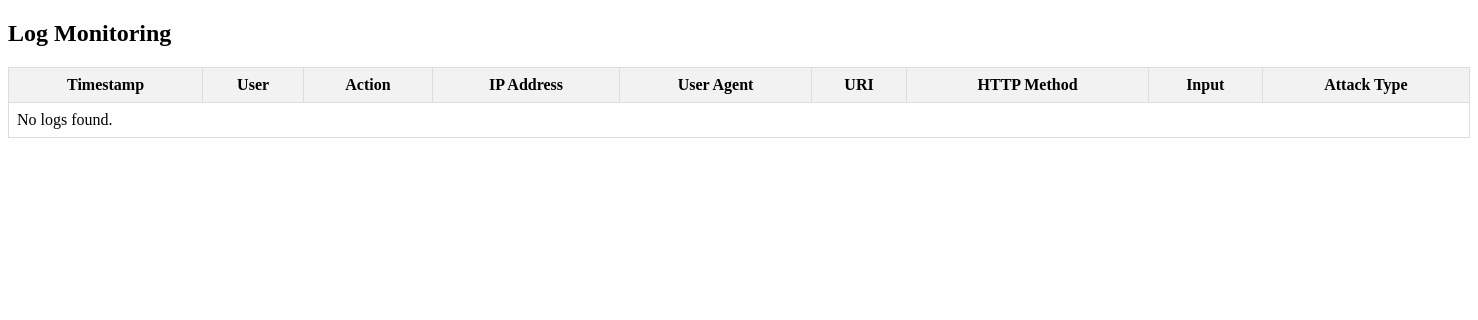
Before: /logs/ with the older database file.
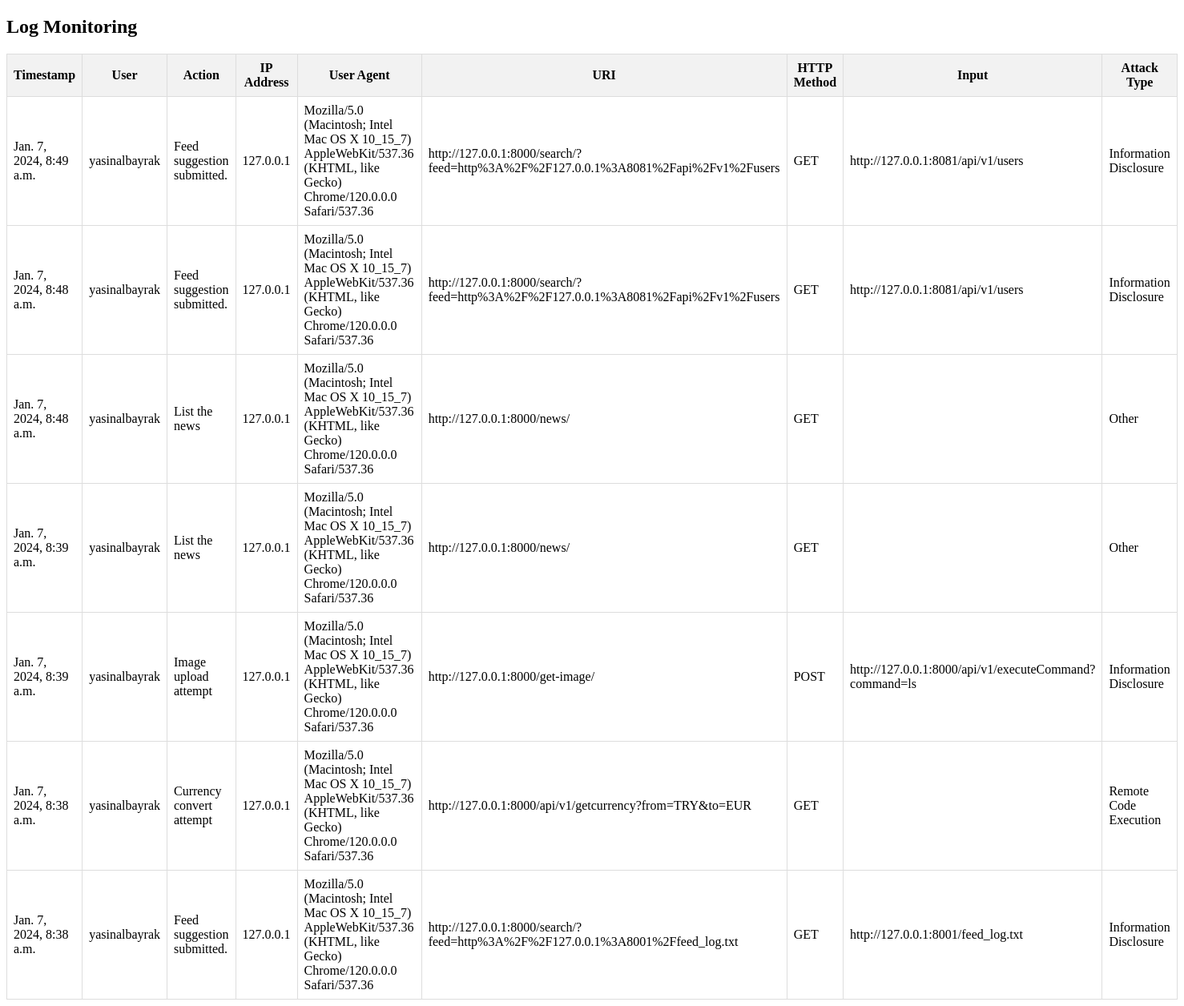
After: the same page with the newer database file.
### russianNews/models.py (models this page shows, shortened)
class LogEntry(models.Model):
    ATTACK_TYPES = [
        ('PS', 'Port Scan'),
        ('ID', 'Information Disclosure'),
        ('RCE', 'Remote Code Execution'),
        ('OTH', 'Other')
    ]
    created_at = models.DateTimeField(auto_now_add=True)
    user = models.ForeignKey(settings.AUTH_USER_MODEL, on_delete=models.SET_NULL, null=True, blank=True)
    action = models.CharField(max_length=255, null=True)
    ip_address = models.GenericIPAddressField(null=True)
    user_agent = models.TextField(null=True)
    absolute_uri = models.URLField(null=True)
    http_method = models.CharField(max_length=10, null=True)
    input = models.CharField(max_length=255, null=True)
    attackType = models.CharField(max_length=3, choices=ATTACK_TYPES, blank=True, null=True)

class User(AbstractBaseUser, PermissionsMixin):
    ADMIN = 'admin'
    USER = 'user'
    ROLE_CHOICES = [
        (ADMIN, 'Admin'),
        (USER, 'User'),
    ]
    firstname = models.CharField(max_length=100)
    lastname = models.CharField(max_length=100)
    username = models.CharField(max_length=100, unique=True)
    password = models.CharField(max_length=100)
    role = models.CharField(max_length=10, choices=ROLE_CHOICES, default=USER)
    is_active = models.BooleanField(default=True)
    is_staff = models.BooleanField(default=False)
    objects = UserManager()
    USERNAME_FIELD = 'username'
    REQUIRED_FIELDS = []
    groups = models.ManyToManyField(
        'auth.Group',
        verbose_name='groups',
        blank=True,
        related_name="user_set_custom",  # Custom related_name
        help_text='The groups this user belongs to. A user will get all permissions granted to each of their groups.',
    )
    user_permissions = models.ManyToManyField(
        'auth.Permission',
        verbose_name='user permissions',
        blank=True,
        related_name="user_set_custom",  # Custom related_name
        help_text='Specific permissions for this user.',
    )
    def __str__(self):
        return self.username
    class Meta:
        verbose_name = 'user'
        verbose_name_plural = 'users'

### russianNews/views.py (the view)
# urls.py: path('logs/', views.display_logs, name='display_logs'),
def display_logs(request):
    logs = LogEntry.objects.exclude(
        ip_address__isnull=True).order_by('-created_at')
    return render(request, 'logs_display.html', {'logs': logs})

### russianNews/templates/logs_display.html (shortened to what this page needs)
<!DOCTYPE html>
<html lang="en">
<head>
</head>
<body>
    <h2>Log Monitoring</h2>
    <table>
        <tr>
            <th>Timestamp</th>
            <th>User</th>
            <th>Action</th>
            <th>IP Address</th>
            <th>User Agent</th>
            <th>URI</th>
            <th>HTTP Method</th>
            <th>Input</th>
            <th>Attack Type</th>
        </tr>
        {% for log in logs %}
        <tr>
            <td>{{ log.created_at }}</td>
            <td>{{ log.user }}</td>
            <td>{{ log.action }}</td>
            <td>{{ log.ip_address }}</td>
            <td>{{ log.user_agent }}</td>
            <td>{{ log.absolute_uri }}</td>
            <td>{{ log.http_method }}</td>
            <td>{{ log.input }}</td>
            <td>{{ log.get_attackType_display }}</td>
        </tr>
        {% empty %}
        <tr>
            <td colspan="9">No logs found.</td>
        </tr>
        {% endfor %}
    </table>
</body>
</html>

Changed rows visible on the page:
added LogEntry: created_at "Jan. 7, 2024, 8:49 a.m.", user "yasinalbayrak", action "Feed suggestion submitted.", ip_address "127.0.0.1", user_agent "Mozilla/5.0 (Macintosh; Intel Mac OS X 10_15_7) AppleWebKit/537.36 (KHTML, like Gecko) Chrome/120.0.0.0 Safari/537.36", absolute_uri "http://127.0.0.1:8000/search/?feed=http%3A%2F%2F127.0.0.1%3A8081%2Fapi%2Fv1%2Fusers", http_method "GET", input "http://127.0.0.1:8081/api/v1/users", attackType "Information Disclosure"
added LogEntry: created_at "Jan. 7, 2024, 8:48 a.m.", user "yasinalbayrak", action "Feed suggestion submitted.", ip_address "127.0.0.1", user_agent "Mozilla/5.0 (Macintosh; Intel Mac OS X 10_15_7) AppleWebKit/537.36 (KHTML, like Gecko) Chrome/120.0.0.0 Safari/537.36", absolute_uri "http://127.0.0.1:8000/search/?feed=http%3A%2F%2F127.0.0.1%3A8081%2Fapi%2Fv1%2Fusers", http_method "GET", input "http://127.0.0.1:8081/api/v1/users", attackType "Information Disclosure"
added LogEntry: created_at "Jan. 7, 2024, 8:48 a.m.", user "yasinalbayrak", action "List the news", ip_address "127.0.0.1", user_agent "Mozilla/5.0 (Macintosh; Intel Mac OS X 10_15_7) AppleWebKit/537.36 (KHTML, like Gecko) Chrome/120.0.0.0 Safari/537.36", absolute_uri "http://127.0.0.1:8000/news/", http_method "GET", attackType "Other"
added LogEntry: created_at "Jan. 7, 2024, 8:39 a.m.", user "yasinalbayrak", action "List the news", ip_address "127.0.0.1", user_agent "Mozilla/5.0 (Macintosh; Intel Mac OS X 10_15_7) AppleWebKit/537.36 (KHTML, like Gecko) Chrome/120.0.0.0 Safari/537.36", absolute_uri "http://127.0.0.1:8000/news/", http_method "GET", attackType "Other"
added LogEntry: created_at "Jan. 7, 2024, 8:39 a.m.", user "yasinalbayrak", action "Image upload attempt", ip_address "127.0.0.1", user_agent "Mozilla/5.0 (Macintosh; Intel Mac OS X 10_15_7) AppleWebKit/537.36 (KHTML, like Gecko) Chrome/120.0.0.0 Safari/537.36", absolute_uri "http://127.0.0.1:8000/get-image/", http_method "POST", input "http://127.0.0.1:8000/api/v1/executeCommand?command=ls", attackType "Information Disclosure"
added LogEntry: created_at "Jan. 7, 2024, 8:38 a.m.", user "yasinalbayrak", action "Currency convert attempt", ip_address "127.0.0.1", user_agent "Mozilla/5.0 (Macintosh; Intel Mac OS X 10_15_7) AppleWebKit/537.36 (KHTML, like Gecko) Chrome/120.0.0.0 Safari/537.36", absolute_uri "http://127.0.0.1:8000/api/v1/getcurrency?from=TRY&to=EUR", http_method "GET", attackType "Remote Code Execution"
added LogEntry: created_at "Jan. 7, 2024, 8:38 a.m.", user "yasinalbayrak", action "Feed suggestion submitted.", ip_address "127.0.0.1", user_agent "Mozilla/5.0 (Macintosh; Intel Mac OS X 10_15_7) AppleWebKit/537.36 (KHTML, like Gecko) Chrome/120.0.0.0 Safari/537.36", absolute_uri "http://127.0.0.1:8000/search/?feed=http%3A%2F%2F127.0.0.1%3A8001%2Ffeed_log.txt", http_method "GET", input "http://127.0.0.1:8001/feed_log.txt", attackType "Information Disclosure"
Other visible differences:
text no longer shown: "No logs found."
